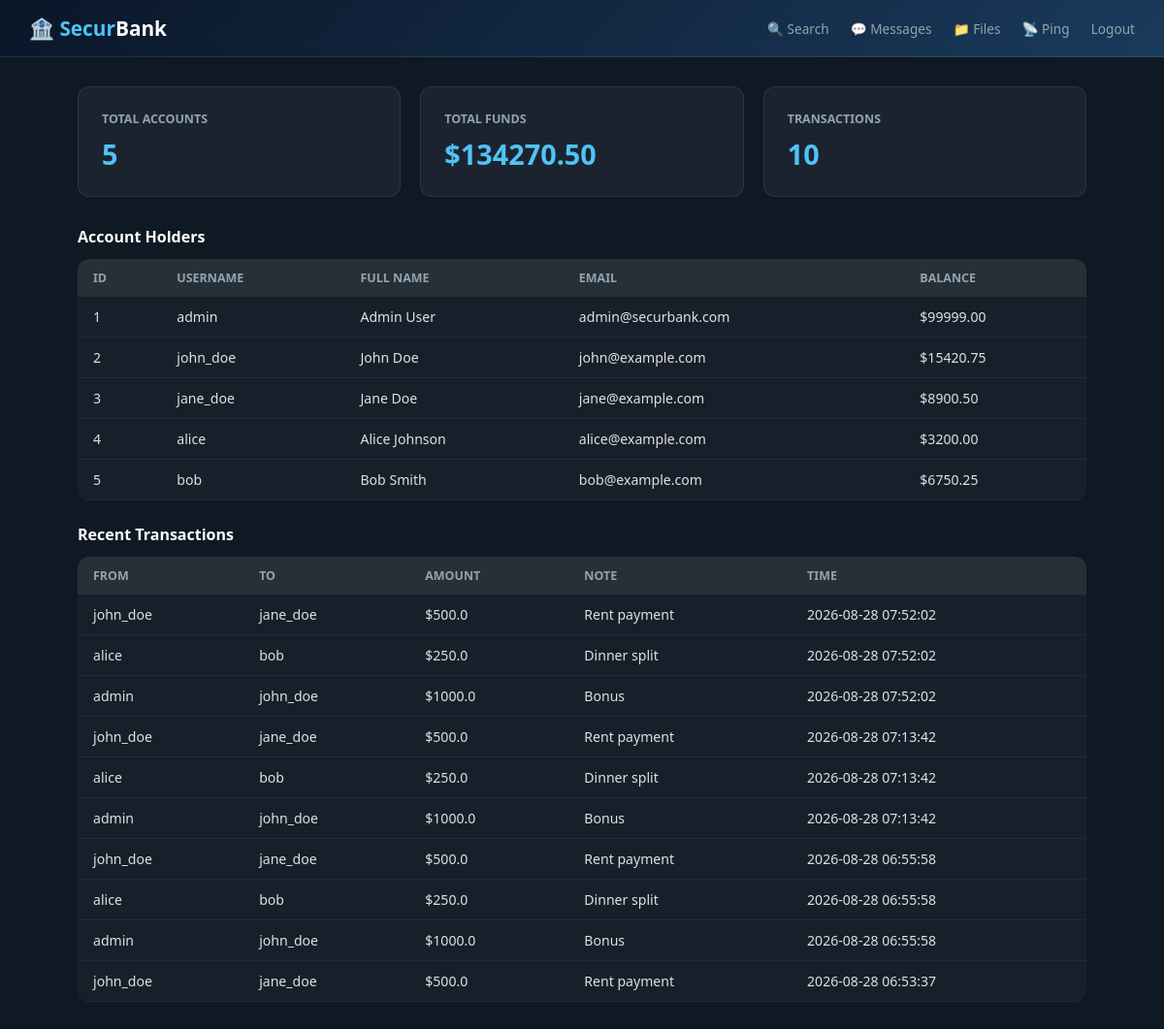
The page /dashboard (signed in) on the database as committed earlier.
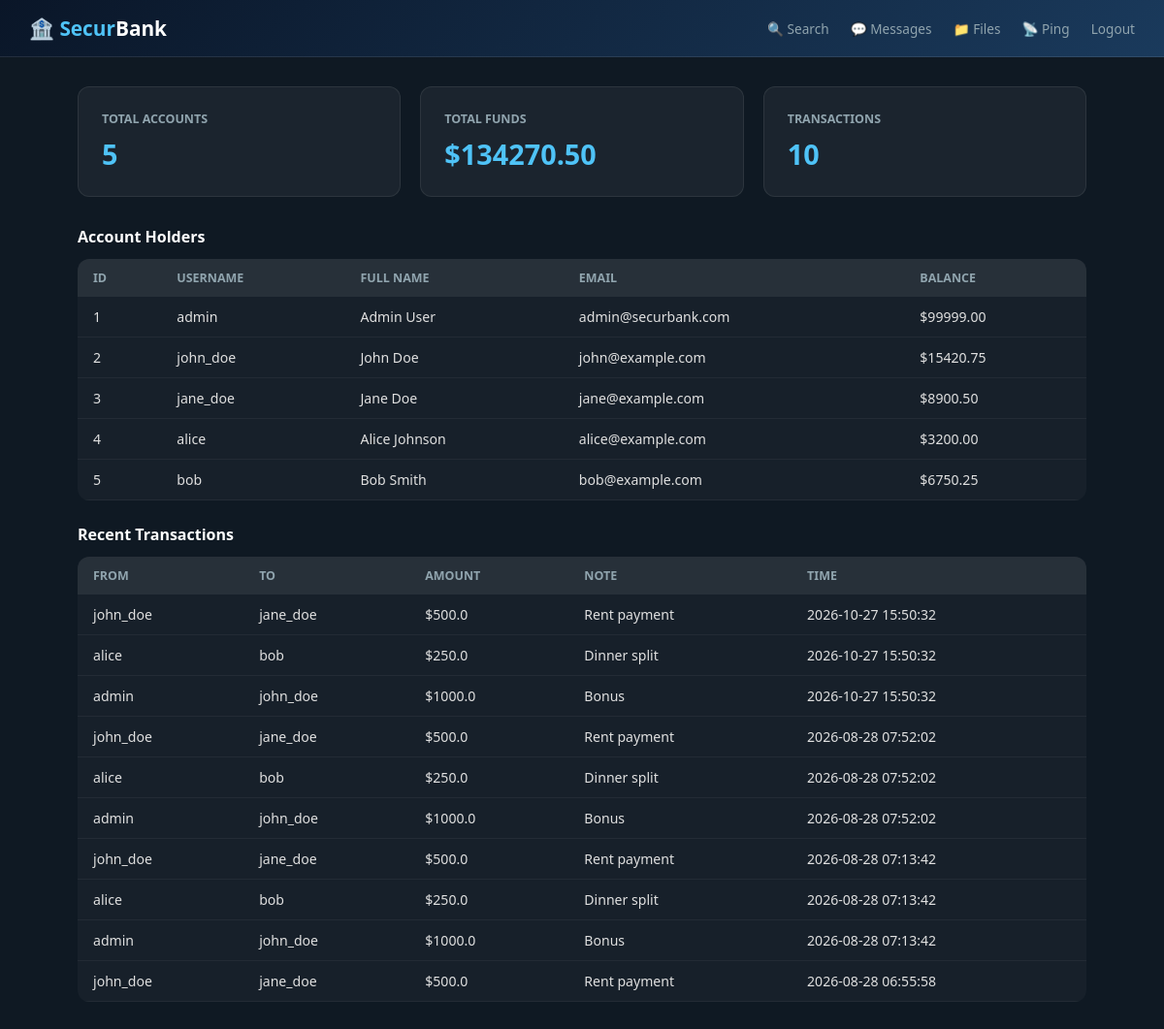
The same page on the database as committed later.
### tables this page shows
CREATE TABLE users (
            id        INTEGER PRIMARY KEY AUTOINCREMENT,
            username  TEXT NOT NULL UNIQUE,
            password  TEXT NOT NULL,
            full_name TEXT,
            email     TEXT,
            balance   REAL DEFAULT 0.00
        );

CREATE TABLE transactions (
            id         INTEGER PRIMARY KEY AUTOINCREMENT,
            from_user  TEXT,
            to_user    TEXT,
            amount     REAL,
            note       TEXT,
            created_at DATETIME DEFAULT CURRENT_TIMESTAMP
        );

### routes/bank.py (the view)
@bank_bp.route('/dashboard')
@login_required
def dashboard():
    conn   = get_db()
    users  = conn.execute('SELECT * FROM users').fetchall()
    txns   = conn.execute(
        'SELECT * FROM transactions ORDER BY created_at DESC LIMIT 10'
    ).fetchall()
    conn.close()
    return render_template('dashboard.html', users=users, transactions=txns)

### app.py (called while the page is built)
@app.after_request
def add_ngrok_header(response):
    response.headers['ngrok-skip-browser-warning'] = 'true'
    return response

### db/init_db.py (called while the page is built)
def get_db():
    conn = sqlite3.connect(DB_PATH)
    conn.row_factory = sqlite3.Row
    return conn

### routes/bank.py (called while the page is built)
def login_required(f):
    from functools import wraps
    @wraps(f)
    def decorated(*args, **kwargs):
        if 'user' not in session:
            return redirect('/login')
        return f(*args, **kwargs)
    return decorated

### templates/dashboard.html (shortened to what this page needs)
<!DOCTYPE html>
<html lang="en">
<head><meta charset="UTF-8"/><title>SecurBank — Dashboard</title>
</head>
<body>
<nav>
  <h1>🏦 <span>Secur</span>Bank</h1>
  <div>
    <a href="/search">🔍 Search</a>
    <a href="/messages">💬 Messages</a>
    <a href="/files">📁 Files</a>
    <a href="/ping">📡 Ping</a>
    <a href="/logout">Logout</a>
  </div>
</nav>
<div class="main">
  <div class="cards">
    <div class="card"><h3>Total Accounts</h3>
      <div class="val">{{ users|length }}</div></div>
    <div class="card"><h3>Total Funds</h3>
      <div class="val">${{ "%.2f"|format(users|sum(attribute='balance')) }}</div></div>
    <div class="card"><h3>Transactions</h3>
      <div class="val">{{ transactions|length }}</div></div>
  </div>
  <div class="sec">Account Holders</div>
  <table>
    <tr><th>ID</th><th>Username</th><th>Full Name</th><th>Email</th><th>Balance</th></tr>
    {% for u in users %}
    <tr><td>{{u.id}}</td><td>{{u.username}}</td><td>{{u.full_name}}</td>
        <td>{{u.email}}</td><td>${{"%.2f"|format(u.balance)}}</td></tr>
    {% endfor %}
  </table>
  <div class="sec">Recent Transactions</div>
  <table>
    <tr><th>From</th><th>To</th><th>Amount</th><th>Note</th><th>Time</th></tr>
    {% for t in transactions %}
    <tr><td>{{t.from_user}}</td><td>{{t.to_user}}</td><td>${{t.amount}}</td>
        <td>{{t.note}}</td><td>{{t.created_at}}</td></tr>
    {% endfor %}
  </table>
</div>
</body></html>

### templates/dashboard.html (style rules this page uses)
* { margin:0;padding:0;box-sizing:border-box; }
body { font-family:'Segoe UI',sans-serif;background:#0f1923;color:#e0e0e0; }
nav { background:linear-gradient(135deg,#0a1628,#1a3a5c);padding:15px 30px; display:flex;align-items:center;justify-content:space-between; border-bottom:1px solid rgba(255,255,255,0.1); }
nav h1 { color:#fff;font-size:1.3rem; }
nav h1 span { color:#4fc3f7; }
nav a { color:#90a4ae;text-decoration:none;font-size:0.85rem;margin-left:18px; }
.main { padding:30px;max-width:1100px;margin:0 auto; }
.cards { display:grid;grid-template-columns:repeat(3,1fr);gap:20px;margin-bottom:30px; }
.card { background:rgba(255,255,255,0.05);border:1px solid rgba(255,255,255,0.08); border-radius:12px;padding:24px; }
.card h3 { color:#90a4ae;font-size:0.78rem;text-transform:uppercase;margin-bottom:8px; }
.card .val { font-size:1.8rem;font-weight:700;color:#4fc3f7; }
table { width:100%;border-collapse:collapse;background:rgba(255,255,255,0.03); border-radius:12px;overflow:hidden; }
th { background:rgba(255,255,255,0.07);padding:11px 16px;text-align:left; color:#90a4ae;font-size:0.78rem;text-transform:uppercase; }
td { padding:11px 16px;border-bottom:1px solid rgba(255,255,255,0.05);font-size:0.88rem; }
.sec { font-size:1rem;color:#fff;margin:24px 0 12px;font-weight:600; }

Rows that differ between the two databases and show on the page:
no longer on this page (row unchanged): transactions: from_user "alice", to_user "bob", amount "250.0", note "Dinner split", created_at "2026-08-28 06:55:58"
no longer on this page (row unchanged): transactions: from_user "admin", to_user "john_doe", amount "1000.0", note "Bonus", created_at "2026-08-28 06:55:58"
no longer on this page (row unchanged): transactions: from_user "john_doe", to_user "jane_doe", amount "500.0", note "Rent payment", created_at "2026-08-28 06:53:37"
added transactions: from_user "john_doe", to_user "jane_doe", amount "500.0", note "Rent payment", created_at "2026-10-27 15:50:32"
added transactions: from_user "alice", to_user "bob", amount "250.0", note "Dinner split", created_at "2026-10-27 15:50:32"
added transactions: from_user "admin", to_user "john_doe", amount "1000.0", note "Bonus", created_at "2026-10-27 15:50:32"
